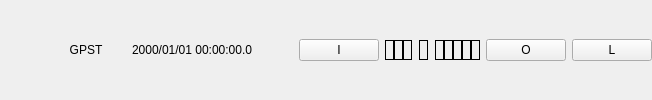
    <widget class="QWidget" name="Panel1" native="true">
     <property name="enabled">
      <bool>true</bool>
     </property>
     <property name="sizePolicy">
      <sizepolicy hsizetype="Preferred" vsizetype="Fixed">
       <horstretch>0</horstretch>
       <verstretch>0</verstretch>
      </sizepolicy>
     </property>
     <property name="toolTip">
      <string/>
     </property>
     <property name="text" stdset="0">
      <string/>
     </property>
     <layout class="QHBoxLayout" name="horizontalLayout_8">
      <property name="leftMargin">
       <number>0</number>
      </property>
      <property name="topMargin">
       <number>0</number>
      </property>
      <property name="rightMargin">
       <number>0</number>
      </property>
      <property name="bottomMargin">
       <number>0</number>
      </property>
      <item>
       <widget class="QPushButton" name="BtnPanel">
        <property name="enabled">
         <bool>true</bool>
        </property>
        <property name="sizePolicy">
         <sizepolicy hsizetype="Fixed" vsizetype="Fixed">
          <horstretch>0</horstretch>
          <verstretch>0</verstretch>
         </sizepolicy>
        </property>
        <property name="toolTip">
         <string/>
        </property>
        <property name="icon">
         <iconset resource="../strsvr_qt/strsvr_qt.qrc">
          <normaloff>:/buttons/sqr.bmp</normaloff>:/buttons/sqr.bmp</iconset>
        </property>
        <property name="flat">
         <bool>true</bool>
        </property>
       </widget>
      </item>
      <item>
       <widget class="QPushButton" name="BtnTimeSys">
        <property name="enabled">
         <bool>true</bool>
        </property>
        <property name="toolTip">
         <string/>
        </property>
        <property name="text">
         <string>GPST</string>
        </property>
        <property name="flat">
         <bool>true</bool>
        </property>
       </widget>
      </item>
      <item>
       <widget class="QLabel" name="LabelTime">
        <property name="enabled">
         <bool>true</bool>
        </property>
        <property name="toolTip">
         <string/>
        </property>
        <property name="text">
         <string>2000/01/01 00:00:00.0</string>
        </property>
       </widget>
      </item>
      <item>
       <spacer name="horizontalSpacer">
        <property name="orientation">
         <enum>Qt::Horizontal</enum>
        </property>
        <property name="sizeHint" stdset="0">
         <size>
          <width>40</width>
          <height>20</height>
         </size>
        </property>
       </spacer>
      </item>
      <item>
       <widget class="QWidget" name="Panel12" native="true">
        <property name="enabled">
         <bool>true</bool>
        </property>
        <property name="sizePolicy">
         <sizepolicy hsizetype="Minimum" vsizetype="Preferred">
          <horstretch>0</horstretch>
          <verstretch>0</verstretch>
         </sizepolicy>
        </property>
        <property name="toolTip">
         <string/>
        </property>
        <property name="layoutDirection">
         <enum>Qt::LeftToRight</enum>
        </property>
        <property name="text" stdset="0">
         <string/>
        </property>
        <layout class="QHBoxLayout" name="horizontalLayout_7">
         <property name="leftMargin">
          <number>0</number>
         </property>
         <property name="topMargin">
          <number>0</number>
         </property>
         <property name="rightMargin">
          <number>0</number>
         </property>
         <property name="bottomMargin">
          <number>0</number>
         </property>
         <item>
          <widget class="QPushButton" name="BtnInputStr">
           <property name="enabled">
            <bool>true</bool>
           </property>
           <property name="sizePolicy">
            <sizepolicy hsizetype="Fixed" vsizetype="Fixed">
             <horstretch>0</horstretch>
             <verstretch>0</verstretch>
            </sizepolicy>
           </property>
           <property name="maximumSize">
            <size>
             <width>16777215</width>
             <height>16777215</height>
            </size>
           </property>
           <property name="toolTip">
            <string>Input Streams</string>
           </property>
           <property name="text">
            <string>I</string>
           </property>
          </widget>
         </item>
         <item>
          <widget class="QWidget" name="widget" native="true">
           <layout class="QHBoxLayout" name="horizontalLayout_10">
            <property name="spacing">
             <number>0</number>
            </property>
            <property name="leftMargin">
             <number>0</number>
            </property>
            <property name="topMargin">
             <number>0</number>
            </property>
            <property name="rightMargin">
             <number>0</number>
            </property>
            <property name="bottomMargin">
             <number>0</number>
            </property>
            <item>
             <widget class="QLabel" name="Str1">
              <property name="enabled">
               <bool>true</bool>
              </property>
              <property name="maximumSize">
               <size>
                <width>16777215</width>
                <height>20</height>
               </size>
              </property>
              <property name="toolTip">
               <string/>
              </property>
              <property name="frameShape">
               <enum>QFrame::Box</enum>
              </property>
             </widget>
            </item>
            <item>
             <widget class="QLabel" name="Str2">
              <property name="enabled">
               <bool>true</bool>
              </property>
              <property name="maximumSize">
               <size>
                <width>16777215</width>
                <height>20</height>
               </size>
              </property>
              <property name="toolTip">
               <string/>
              </property>
              <property name="frameShape">
               <enum>QFrame::Box</enum>
              </property>
             </widget>
            </item>
            <item>
             <widget class="QLabel" name="Str3">
              <property name="enabled">
               <bool>true</bool>
              </property>
              <property name="maximumSize">
               <size>
                <width>16777215</width>
                <height>20</height>
               </size>
              </property>
              <property name="toolTip">
               <string/>
              </property>
              <property name="frameShape">
               <enum>QFrame::Box</enum>
              </property>
             </widget>
            </item>
            <item>
             <widget class="QLabel" name="Image1">
              <property name="enabled">
               <bool>true</bool>
              </property>
              <property name="sizePolicy">
               <sizepolicy hsizetype="Fixed" vsizetype="Ignored">
                <horstretch>0</horstretch>
                <verstretch>0</verstretch>
               </sizepolicy>
              </property>
              <property name="maximumSize">
               <size>
                <width>16777215</width>
                <height>20</height>
               </size>
              </property>
              <property name="toolTip">
               <string/>
              </property>
              <property name="pixmap">
               <pixmap resource="../strsvr_qt/strsvr_qt.qrc">:/buttons/rarrow.bmp</pixmap>
              </property>
             </widget>
            </item>
            <item>
             <widget class="QLabel" name="Svr">
              <property name="enabled">
               <bool>true</bool>
              </property>
              <property name="maximumSize">
               <size>
                <width>16777215</width>
                <height>20</height>
               </size>
              </property>
              <property name="toolTip">
               <string/>
              </property>
              <property name="frameShape">
               <enum>QFrame::Box</enum>
              </property>
             </widget>
            </item>
            <item>
             <widget class="QLabel" name="Image2">
              <property name="enabled">
               <bool>true</bool>
              </property>
              <property name="sizePolicy">
               <sizepolicy hsizetype="Fixed" vsizetype="Ignored">
                <horstretch>0</horstretch>
                <verstretch>0</verstretch>
               </sizepolicy>
              </property>
              <property name="maximumSize">
               <size>
                <width>16777215</width>
                <height>20</height>
               </size>
              </property>
              <property name="toolTip">
               <string/>
              </property>
              <property name="pixmap">
               <pixmap resource="../strsvr_qt/strsvr_qt.qrc">:/buttons/rarrow.bmp</pixmap>
              </property>
             </widget>
            </item>
            <item>
             <widget class="QLabel" name="Str4">
              <property name="enabled">
               <bool>true</bool>
              </property>
              <property name="maximumSize">
               <size>
                <width>16777215</width>
                <height>20</height>
               </size>
              </property>
              <property name="toolTip">
               <string/>
              </property>
              <property name="frameShape">
               <enum>QFrame::Box</enum>
              </property>
             </widget>
            </item>
            <item>
             <widget class="QLabel" name="Str5">
              <property name="enabled">
               <bool>true</bool>
              </property>
              <property name="maximumSize">
               <size>
                <width>16777215</width>
                <height>20</height>
               </size>
              </property>
              <property name="toolTip">
               <string/>
              </property>
              <property name="frameShape">
               <enum>QFrame::Box</enum>
              </property>
             </widget>
            </item>
            <item>
             <widget class="QLabel" name="Str6">
              <property name="enabled">
               <bool>true</bool>
              </property>
              <property name="maximumSize">
               <size>
                <width>16777215</width>
                <height>20</height>
               </size>
              </property>
              <property name="toolTip">
               <string/>
              </property>
              <property name="frameShape">
               <enum>QFrame::Box</enum>
              </property>
             </widget>
            </item>
            <item>
             <widget class="QLabel" name="Str7">
              <property name="enabled">
               <bool>true</bool>
              </property>
              <property name="maximumSize">
               <size>
                <width>16777215</width>
                <height>20</height>
               </size>
              </property>
              <property name="toolTip">
               <string/>
              </property>
              <property name="frameShape">
               <enum>QFrame::Box</enum>
              </property>
             </widget>
            </item>
            <item>
             <widget class="QLabel" name="Str8">
              <property name="enabled">
               <bool>true</bool>
              </property>
              <property name="maximumSize">
               <size>
                <width>16777215</width>
                <height>20</height>
               </size>
              </property>
              <property name="toolTip">
               <string/>
              </property>
              <property name="frameShape">
               <enum>QFrame::Box</enum>
              </property>
             </widget>
            </item>
           </layout>
          </widget>
         </item>
         <item>
          <widget class="QPushButton" name="BtnOutputStr">
           <property name="enabled">
            <bool>true</bool>
           </property>
           <property name="sizePolicy">
            <sizepolicy hsizetype="Fixed" vsizetype="Fixed">
             <horstretch>0</horstretch>
             <verstretch>0</verstretch>
            </sizepolicy>
           </property>
           <property name="toolTip">
            <string>Output Streams</string>
           </property>
           <property name="text">
            <string>O</string>
           </property>
          </widget>
         </item>
         <item>
          <widget class="QPushButton" name="BtnLogStr">
           <property name="enabled">
            <bool>true</bool>
           </property>
           <property name="sizePolicy">
            <sizepolicy hsizetype="Fixed" vsizetype="Fixed">
             <horstretch>0</horstretch>
             <verstretch>0</verstretch>
            </sizepolicy>
           </property>
           <property name="toolTip">
            <string>Log Streams</string>
           </property>
           <property name="text">
            <string>L</string>
           </property>
          </widget>
         </item>
        </layout>
       </widget>
      </item>
     </layout>
    </widget>
